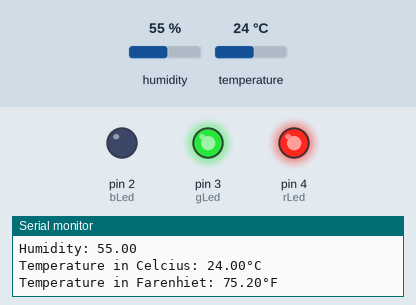
A sketch run on a simulated Arduino Uno, built with avr-gcc and run on an emulated ATmega328P. On the bench: output pins drawn as LEDs (lit = HIGH), the last lines printed to the serial monitor. The test bench sets the inputs (shaded band); at power-on: temperature 24 °C, humidity 55 %.

Above: at 1.7 s.
1.8 s: temperature set to 29 °C
8.0 s: temperature set to 32 °C
At 10.1 s:
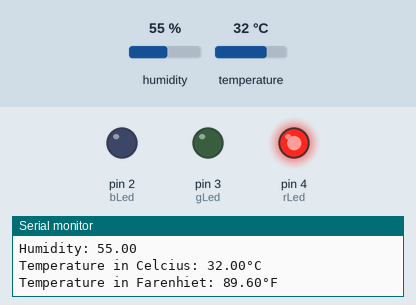
10.8 s: temperature set to 12 °C
At 11.9 s:
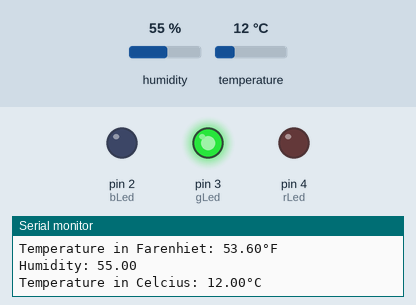
13.6 s: temperature set to 22 °C
19.8 s: temperature set to 25 °C
At 22.0 s:
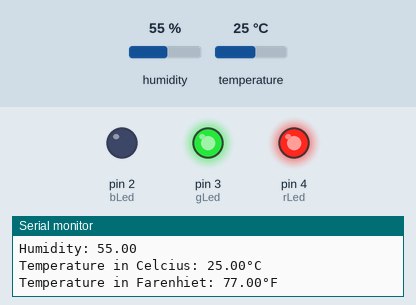
26.0 s: temperature set to 19 °C
At 28.5 s:
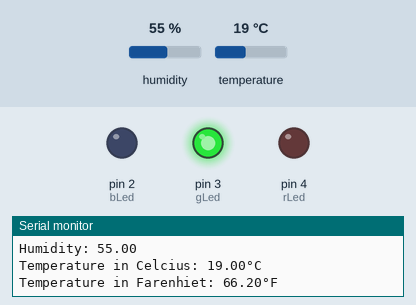
Timing chart, 0 to 30.0 s (numbered marks = the images above; inputs shaded):
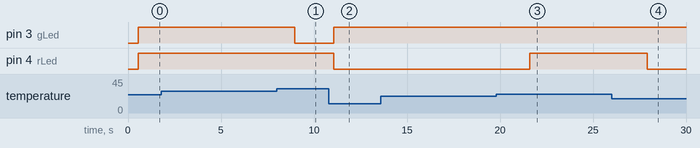

Measured:
- the behaviour switches between 30 and 31 °C on temperature (found by bisection; images 0 and 1)
- the behaviour switches between 23 and 24 °C on temperature (found by bisection; images 2 and 3)
- after the input at 8.0 s, pin 3 (gLed): HIGH → LOW after 0.97 s
- after the input at 10.8 s, pin 3 (gLed): LOW → HIGH after 0.27 s; pin 4 (rLed): HIGH → LOW after 0.27 s
- after the input at 19.8 s, pin 4 (rLed): LOW → HIGH after 1.8 s
- after the input at 26.0 s, pin 4 (rLed): HIGH → LOW after 1.9 s

The sketch:

EIUclass8_1Code.ino
```cpp
//Temperature Monitoring with DHT11 sensor and RGB LED

//dht sensor library (download the Adafruit DHT sensor library before including this line of code)
#include "DHT.h"

#define DHTPIN 5 //DHT sensor pin assignment
#define DHTTYPE DHT11 //DHT sensor type selection (DHT11 or DHT22)
DHT tempHum(DHTPIN,DHTTYPE); //creating DHT sensor object

// variables to store temp & humidity values
float humidity;
float tempC;
float tempF;

#define rLed 4 //pin assignment for red of the RGB
#define gLed 3 //pin assignment for green of the RGB
#define bLed 2 //pin assignment for blue of the RGB

void setup() {
  // put your setup code here, to run once:

  //setting up the RGB LED
  pinMode(rLed, OUTPUT);
  pinMode(gLed, OUTPUT);
  pinMode(bLed, OUTPUT);

  Serial.begin(9600);
  tempHum.begin(); // initializing/starting up the DHT sensor
  delay(500);

}

void loop() {
  // put your main code here, to run repeatedly:
  humidity = tempHum.readHumidity(); //reading humidity
  tempC = tempHum.readTemperature(); //reading temp in celcius
  tempF = tempHum.readTemperature(true); //reading temp in farenheit

  //delay(2000);

  Serial.print("Humidity: ");
  Serial.println(humidity);
  Serial.print("Temperature in Celcius: ");
  Serial.print(tempC);
  Serial.println("°C ");
  Serial.print("Temperature in Farenhiet: ");
  Serial.print(tempF);
  Serial.println("°F");


  //logical control flow to control the RGB based on temp
  if (tempC <= 23) {
    rgb(0,255,0); //calling the RGB function to set color to green
  }
  else if (tempC < 30) {
    rgb(255,255,0); //calling the RGB function to set color to yellow
  }
  else if (tempC > 30) {
    rgb(255,0,0); //calling the RGB function to set color to red
  }


}

//custom RGB function declaration to control the colors of the RGB LED
int rgb(int red,int green,int blue) {
  analogWrite(rLed, red);
  analogWrite(gLed, green);
  analogWrite(bLed, blue);
}
```
